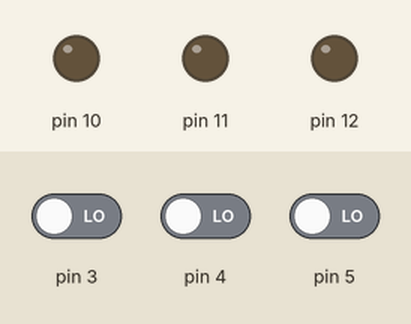
Recording of a sketch running on a simulated Arduino Uno, built with avr-gcc and run on an emulated ATmega328P. On the bench: output pins drawn as LEDs (lit = HIGH). Dashed ring = blinking. Inputs (shaded band) come from the test bench; at power-on: pin 5 LOW, pin 3 LOW, pin 4 LOW. Random numbers use the default seed unless the sketch sets one.

Above: at 1.2 s.
1.3 s: pin 5 driven HIGH
At 1.7 s:
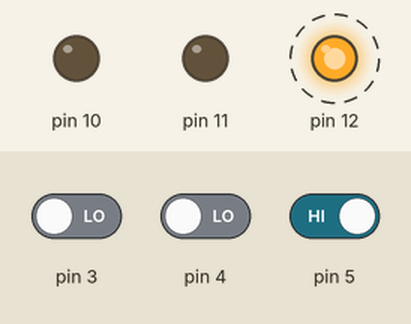
4.3 s: pin 5 driven LOW
5.8 s: pin 5 driven HIGH
At 8.2 s:
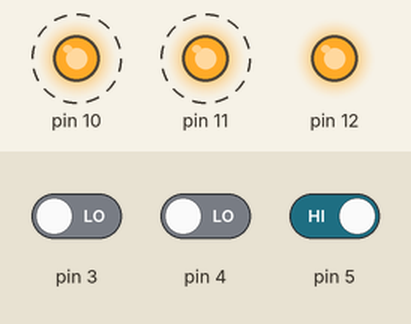
8.8 s: pin 3 driven HIGH and pin 5 driven LOW
At 9.4 s:
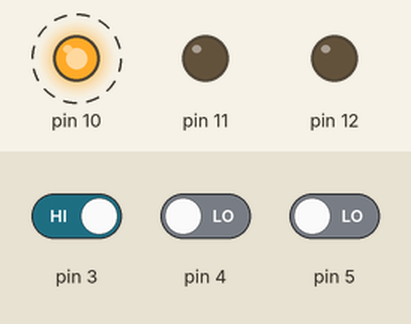
11.8 s: pin 3 driven LOW
14.8 s: pin 4 driven HIGH
At 15.2 s:
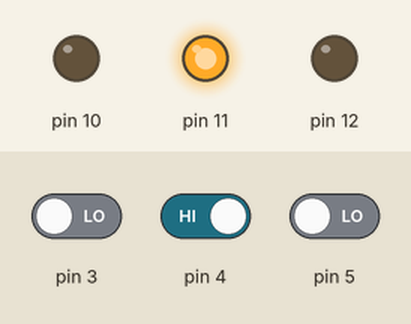
Timing chart, 0 to 18.8 s (numbered marks = the images above; inputs shaded):
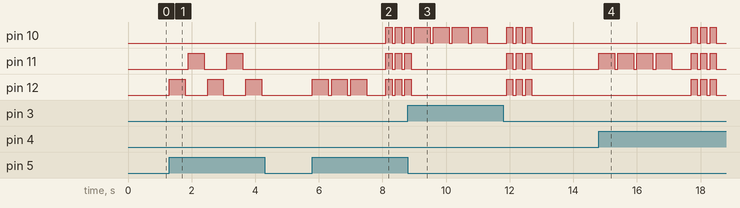

The sketch:

controller.ino
```cpp
bool started = false;
bool done = false;
int k = 0;
int t = 0;
int pass = 0;

void setup(){
  pinMode(12, OUTPUT);
  pinMode(11, OUTPUT);
  pinMode(10, OUTPUT);
  randomSeed(analogRead(0));

  Serial.begin(9600);
}

void loop(){

  if(t < 3 && !done){

    if(!started && digitalRead(5)){

      started = true;
      for(int i = 0; i < 4; i++){

        pass *= 10;
        int c = random(3, 6);
        pass += c;

        digitalWrite(c + 7, HIGH);
        delay(500);
        digitalWrite(c + 7, LOW);
        delay(100);
      }
    }

    else if(started){

      if(t < 3 && !done){

        int p = 0;
        for(int i = 0; i < 4; i++){

          int b = btn();
          while(!b) b = btn();

          p *= 10;
          p += b;

          digitalWrite(b + 7, HIGH);
          delay(500);
          digitalWrite(b + 7, LOW);
          delay(100);
        }

        delay(500);

        if(p == pass){
          for(int i = 12; i > 9; i--){
            digitalWrite(i, HIGH);
            delay(500);
          }
          done = true;
        }

        else {
          for(int x = 0; x < 3; x++){
            for(int i = 12; i > 9; i--)
              digitalWrite(i, HIGH);
            delay(200);

            for(int i = 12; i > 9; i--)
              digitalWrite(i, LOW);
            delay(100);
          }
          t++;
        }
      }
    }
  }
}

int btn(){
  for(int b = 5; b > 2; b--){
    if(digitalRead(b)) return b;
  }
  return 0;
}
```

Measured:
- after the input at 1.3 s, pin 11: alternates HIGH for 0.50 s and LOW for 0.70 s, starting after 0.60 s; pin 12: alternates HIGH for 0.50 s and LOW for 0.70 s, starting at once
- after the input at 4.3 s, every drawn part: stays the same
- after the input at 5.8 s, pin 10, pin 11: alternates HIGH for 0.20 s and LOW for 0.10 s, starting after 2.3 s; pin 12: LOW → HIGH at once, → LOW 0.50 s later, → HIGH 0.10 s later, → LOW 0.50 s later, … (11 changes in this stretch)
- after the input at 14.8 s, pin 10, pin 12: alternates HIGH for 0.20 s and LOW for 0.10 s, starting after 2.9 s; pin 11: LOW → HIGH at once, → LOW 0.50 s later, → HIGH 0.10 s later, → LOW 0.50 s later, … (14 changes in this stretch)
